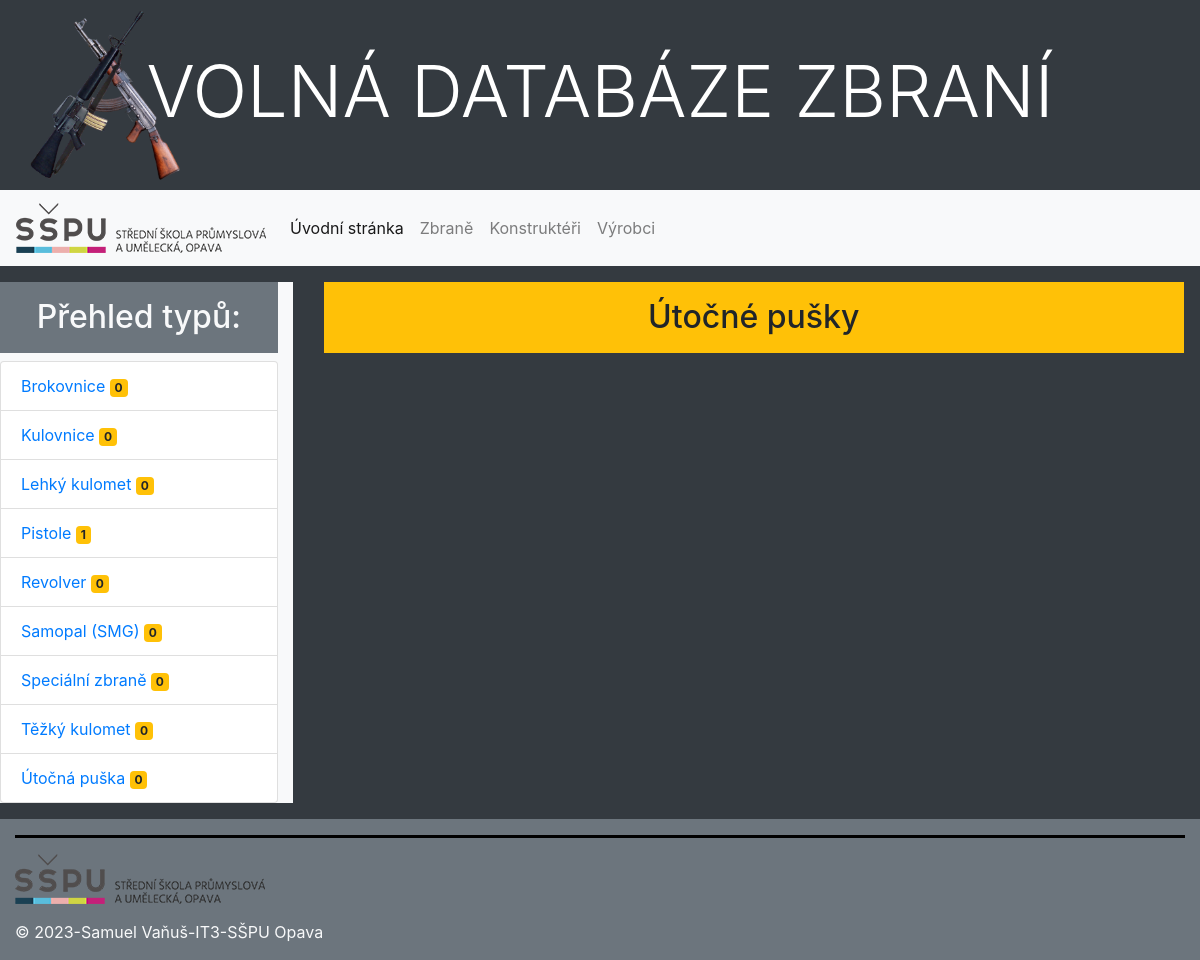
Before: /guns/ with the older database file.
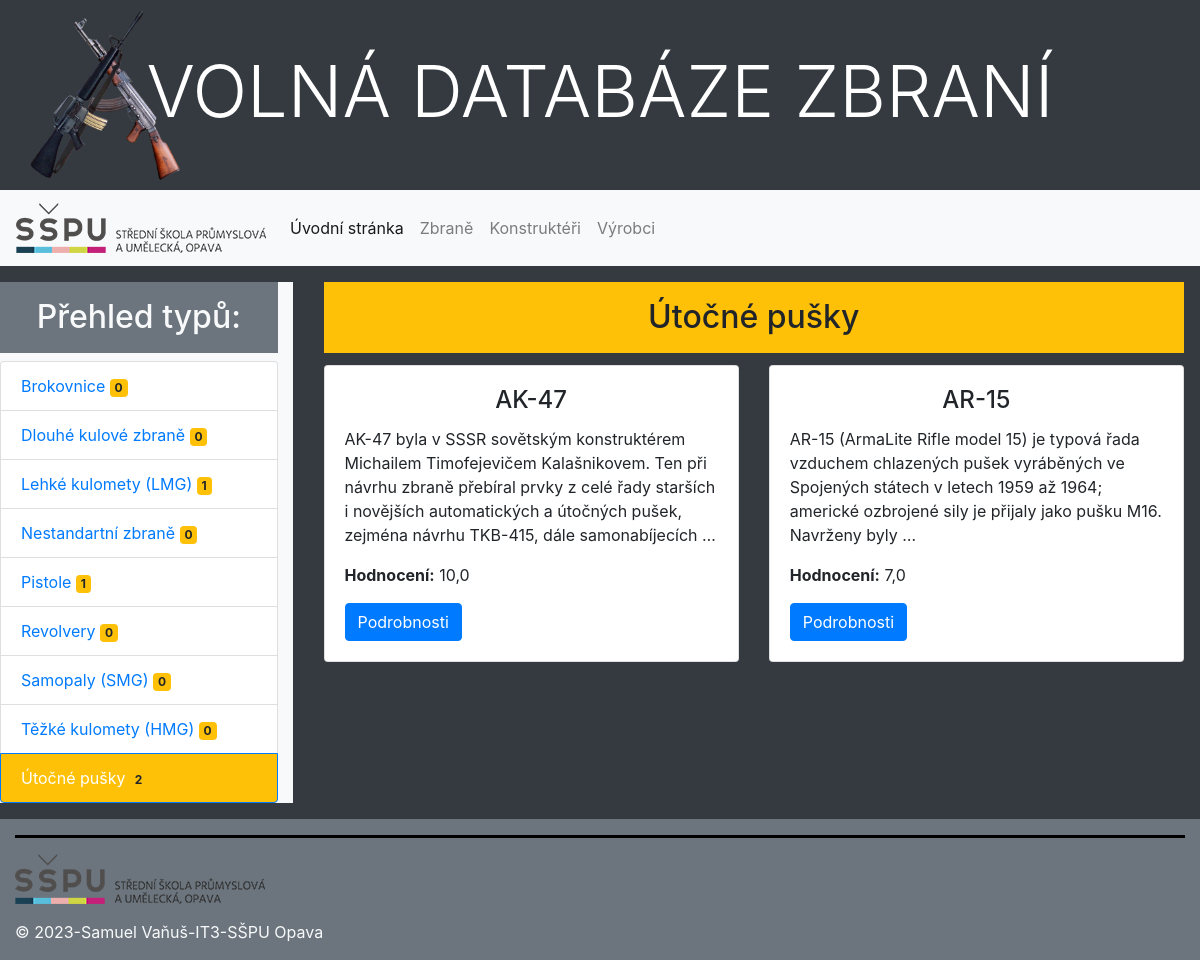
After: the same page with the newer database file.
### guns/models.py (models this page shows, shortened)
class Type(models.Model):
    name = models.CharField(max_length=50, unique=True, verbose_name="Označení typu",
                            help_text="Zadejte název typu")
    description = models.TextField(max_length=300, blank=True, null=True, verbose_name="Popis a charakteristika typu")
    class Meta:
        ordering = ["name"]

class Gun(models.Model):
    name = models.CharField(max_length=100, unique=True, verbose_name="Označení zbraně",
                            help_text="Zadejte označení zbraně")
    length = models.FloatField(verbose_name="Celková délka zbraně (mm)",
                               help_text="Zadejte délku zbraně v milimetrech",
                               validators=[MinValueValidator(0.1), MaxValueValidator(2000.0)])
    barrel_length = models.FloatField(verbose_name="Délka hlavně zbraně (mm)",
                                      help_text="Zadejte délku hlavně zbraně v milimetrech",
                                      validators=[MinValueValidator(0.1), MaxValueValidator(2000.0)])
    weight = models.FloatField(verbose_name="Celková hmotnost zbraně (g)",
                               validators=[MinValueValidator(0.1), MaxValueValidator(20000.0)],
                               help_text="Zadejte hmotnost zbraně v gramech")
    magazine = models.IntegerField(verbose_name="Celková kapacita obvyklého zásobníku",
                                   help_text="Zadejte množtví munice v základním zásobníku zbraně", default=1)
    '''developed = models.PositiveIntegerField(blank=True, null=True,
                                             validators=[MinValueValidator(900), MaxValueValidator(2100)],
                                             verbose_name='Rok vydání', help_text='Zadejte rok vydání (1500 - 2100)')'''
    description = models.TextField(blank=True, verbose_name="Popis zbraně",
                                   help_text="Popište tuto zbraň (historie, vlastnosti"
                                             ", zvláštnosti...)")
    type = models.ManyToManyField(Type, help_text='Vyberte typ zbraně')
    maker = models.ManyToManyField(Maker, blank=True, help_text='Vyberte výrobce zbraně')
    inventor = models.ManyToManyField(Inventor, blank=True, help_text='Vyberte vynálezces zbraně')
    poster = models.ImageField(upload_to='guns/posters/', blank=True, null=True,
                               verbose_name="Poster")
    rate = models.FloatField(default=5.0,
                             validators=[MinValueValidator(1.0), MaxValueValidator(10.0)],
                             null=True,
                             verbose_name="Hodnocení",
                             help_text="Prosím, ohodnoťte na stupnici 1-10")
    class Meta:
        ordering = ["name"]

### guns/views.py (the view)
# urls.py: path('', views.index, name='index'),
def index(request):
    num_guns = Gun.objects.all().count()
    typ = 'Útočné pušky'
    context = {
        'nadpis': typ,
        'num_guns': num_guns,
        'guns': Gun.objects.order_by('name').filter(type__name=typ),
        'types': Type.objects.all()
    }
    return render(request, 'index.html', context=context)

### guns/templates/index.html (shortened to what this page needs)
{% extends "base.html" %}
{% block content %}
<div class="row">
    <div class="col-lg-3 bg-light mt-3 mb-3 mh-100">
        <h2 class="bg-secondary text-light text-center p-3">Přehled typů:</h2>
        <ul class="list-group">
            {% for type in types %}
            {% if type.name == nadpis %}
            <li class="list-group-item active bg-warning">{{ type.name }}
                <span class="badge badge-warning">{{ type.gun_set.count }}</span></li>
            {% else %}
            <li class="list-group-item"><a href="#">{{ type.name }}</a>
                <span class="badge badge-warning">{{ type.gun_set.count }}</span></li>
            {% endif %}
            {% endfor %}
        </ul>
    </div>
    <div class="container col-lg-9">
        <div class="m-3">
            <h2 class="text-center bg-warning p-3">{{ nadpis }}</h2>
            <div class="row">
                {% for gun in guns %}
                <div class="col-sm-6 col-lg-6 mb-1 mt-1">
                    <div class="card">
                        <div class="card-body">
                            <h4 class="card-title text-center">{{ gun.name }}</h4>
                            <p>{{ gun.description|truncatewords:30 }}</p>
                            <p><strong>Hodnocení:</strong> {{ gun.rate }}</p>
                            <a href="{% url 'gun_detail' gun.pk %}" class="btn btn-primary">Podrobnosti</a>
                        </div>
                    </div>
                </div>
                {% endfor %}
            </div>
        </div>
    </div>
</div>
{% endblock %}

### guns/templates/base.html (shortened to what this page needs)
<!DOCTYPE html>
<html lang="cs">
<head>
    <link rel="stylesheet"
          href="https://maxcdn.bootstrapcdn.com/bootstrap/4.4.1/css/bootstrap.min.css">
    {% load static %}
    <link rel="stylesheet" href="{% static 'css/style.css' %}">
</head>
<body class="bg-secondary">
{% block header %}
{% include 'page/header.html' %}
{% endblock %}
{% block navbar %}
{% include 'page/navbar.html' %}
{% endblock %}
<main class="bg-dark">
    {% block content %}{% endblock %}
</main>
{% block footer %}
{% include 'page/footer.html' %}
{% endblock %}
</body>
</html>

### guns/templates/page/header.html
<header class="jumbotron-fluid p-5 text-center bg-dark">
 <h1 class="text-white text-uppercase display-3">Volná databáze zbraní</h1>
</header>

### guns/templates/page/navbar.html (shortened to what this page needs)
{% load static %}
<nav class="navbar navbar-expand-sm navbar-light bg-light">
    <a class="navbar-brand text-dark" href="#"><img src="{% static 'img/skola-logo.png' %}" alt="Školní knihovna"></a>
    <div class="collapse navbar-collapse" id="collapsibleNavId">
        <ul class="navbar-nav mr-auto mt-2 mt-lg-0">
            <li class="nav-item active">
                <a class="nav-link" href="/guns">Úvodní stránka <span class="sr-only">(current)</span></a>
            </li>
            <li class="nav-item">
                <a class="nav-link" href="/guns/guns">Zbraně</a>
            </li>
            <li class="nav-item">
                <a class="nav-link" href="#">Konstruktéři</a>
            </li>
            <li class="nav-item">
                <a class="nav-link" href="#">Výrobci</a>
            </li>
        </ul>
    </div>
</nav>

### guns/templates/page/footer.html
{% load static %}
<footer class="container-fluid text-left text-light">
 <hr style="height:2px;text-align:left;margin-left:0;background-color:black">
 <p><img src="{% static 'img/skola-logo.png' %}" alt="Logo školy:)"></p>
 <p>&copy; 2023-Samuel Vaňuš-IT3-SŠPU Opava</p>
</footer>

### guns/static/css/style.css (style rules this page uses)
header { background-image: url('../img/gun_ico.png'); background-repeat: no-repeat; background-position: left 30px center; background-size: 150px; }

Changed rows visible on the page:
removed Type: name "Speciální zbraně", gun_set.count "0"
changed Type: name "Kulovnice" → "Dlouhé kulové zbraně"
changed Type: name "Lehký kulomet" → "Lehké kulomety (LMG)"; gun_set.count "0" → "1"
added Type: name "Nestandartní zbraně", gun_set.count "0"
changed Type: name "Revolver" → "Revolvery"
changed Type: name "Samopal (SMG)" → "Samopaly (SMG)"
changed Type: name "Těžký kulomet" → "Těžké kulomety (HMG)"
changed Type: name (not shown) → "Útočné pušky"; name "Útočná puška" → "Útočné pušky"; gun_set.count "0" → "2"
added Gun: name "AK-47", description "AK-47 byla v SSSR sovětským konstruktérem Michailem Timofejevičem Kalašnikovem. Ten při návrhu zbraně přebíral prvky z celé řady starších i novějších automatických a útočných pušek, zejména návrhu TKB-415, dále samonabíjecích …", rate "10,0"
added Gun: name "AR-15", description "AR-15 (ArmaLite Rifle model 15) je typová řada vzduchem chlazených pušek vyráběných ve Spojených státech v letech 1959 až 1964; americké ozbrojené sily je přijaly jako pušku M16. Navrženy byly …", rate "7,0"
Other visible differences:
{{ nadpis }}: "Útočné pušky" → (not shown)
